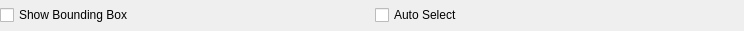
<?xml version="1.0" encoding="UTF-8"?>
<ui version="4.0">
 <class>TransformOptions</class>
 <widget class="QFrame" name="TransformOptions">
  <property name="geometry">
   <rect>
    <x>0</x>
    <y>0</y>
    <width>744</width>
    <height>31</height>
   </rect>
  </property>
  <property name="windowTitle">
   <string>Frame</string>
  </property>
  <property name="styleSheet">
   <string notr="true"/>
  </property>
  <layout class="QHBoxLayout" name="horizontalLayout">
   <property name="leftMargin">
    <number>0</number>
   </property>
   <property name="topMargin">
    <number>0</number>
   </property>
   <property name="rightMargin">
    <number>0</number>
   </property>
   <property name="bottomMargin">
    <number>0</number>
   </property>
   <item>
    <widget class="QCheckBox" name="checkBox_2">
     <property name="text">
      <string>Show Bounding Box</string>
     </property>
     <property name="checked">
      <bool>false</bool>
     </property>
    </widget>
   </item>
   <item>
    <widget class="QCheckBox" name="checkBox">
     <property name="text">
      <string>Auto Select</string>
     </property>
    </widget>
   </item>
  </layout>
 </widget>
 <resources/>
 <connections/>
</ui>
